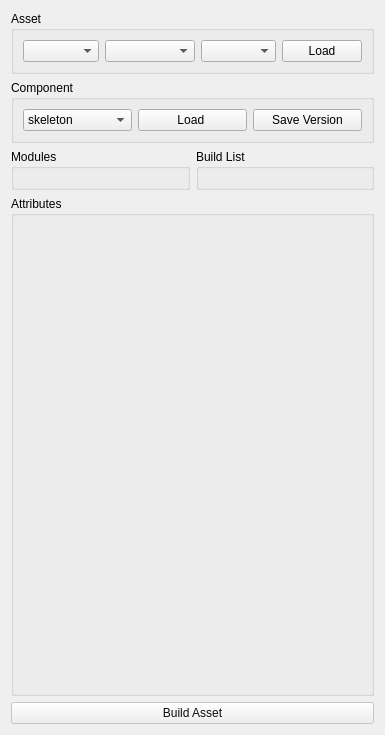
<?xml version="1.0" encoding="UTF-8"?>
<ui version="4.0">
 <class>Form</class>
 <widget class="QWidget" name="Form">
  <property name="geometry">
   <rect>
    <x>0</x>
    <y>0</y>
    <width>385</width>
    <height>735</height>
   </rect>
  </property>
  <property name="minimumSize">
   <size>
    <width>385</width>
    <height>735</height>
   </size>
  </property>
  <property name="windowTitle">
   <string>Form</string>
  </property>
  <layout class="QGridLayout" name="gridLayout">
   <item row="8" column="0" colspan="2">
    <widget class="QPushButton" name="build">
     <property name="enabled">
      <bool>false</bool>
     </property>
     <property name="styleSheet">
      <string notr="true">color: rgb(12, 12, 12);
font: 75 8pt &quot;MS Shell Dlg 2&quot;;</string>
     </property>
     <property name="text">
      <string>Build Asset</string>
     </property>
    </widget>
   </item>
   <item row="1" column="0" colspan="2">
    <layout class="QVBoxLayout" name="verticalLayout">
     <item>
      <layout class="QHBoxLayout" name="menuLayout">
       <property name="spacing">
        <number>0</number>
       </property>
      </layout>
     </item>
     <item>
      <layout class="QHBoxLayout" name="horizontalLayout_2">
       <item>
        <widget class="QGroupBox" name="groupBox_2">
         <property name="title">
          <string>Asset</string>
         </property>
         <layout class="QHBoxLayout" name="horizontalLayout_6">
          <item>
           <widget class="QComboBox" name="projectName">
            <property name="editable">
             <bool>false</bool>
            </property>
           </widget>
          </item>
          <item>
           <widget class="QComboBox" name="assetType">
            <property name="minimumSize">
             <size>
              <width>90</width>
              <height>0</height>
             </size>
            </property>
            <property name="focusPolicy">
             <enum>Qt::StrongFocus</enum>
            </property>
            <property name="editable">
             <bool>false</bool>
            </property>
            <property name="frame">
             <bool>true</bool>
            </property>
           </widget>
          </item>
          <item>
           <widget class="QComboBox" name="assetName">
            <property name="editable">
             <bool>false</bool>
            </property>
           </widget>
          </item>
          <item>
           <widget class="QPushButton" name="loadCharacter">
            <property name="minimumSize">
             <size>
              <width>50</width>
              <height>0</height>
             </size>
            </property>
            <property name="styleSheet">
             <string notr="true"/>
            </property>
            <property name="text">
             <string>Load</string>
            </property>
           </widget>
          </item>
         </layout>
        </widget>
       </item>
      </layout>
     </item>
     <item>
      <layout class="QHBoxLayout" name="horizontalLayout" stretch="0">
       <item>
        <widget class="QGroupBox" name="groupBox">
         <property name="title">
          <string>Component</string>
         </property>
         <layout class="QGridLayout" name="gridLayout_2">
          <item row="1" column="2">
           <widget class="QPushButton" name="saveComponent">
            <property name="styleSheet">
             <string notr="true"/>
            </property>
            <property name="text">
             <string>Save Version</string>
            </property>
           </widget>
          </item>
          <item row="1" column="0">
           <widget class="QComboBox" name="componentType">
            <item>
             <property name="text">
              <string>skeleton</string>
             </property>
            </item>
            <item>
             <property name="text">
              <string>mesh</string>
             </property>
            </item>
            <item>
             <property name="text">
              <string>weights</string>
             </property>
            </item>
            <item>
             <property name="text">
              <string>cvs</string>
             </property>
            </item>
            <item>
             <property name="text">
              <string>animRig</string>
             </property>
            </item>
           </widget>
          </item>
          <item row="1" column="1">
           <widget class="QPushButton" name="loadComponent">
            <property name="styleSheet">
             <string notr="true"/>
            </property>
            <property name="text">
             <string>Load </string>
            </property>
           </widget>
          </item>
         </layout>
         <zorder>componentType</zorder>
         <zorder>loadComponent</zorder>
         <zorder>saveComponent</zorder>
        </widget>
       </item>
      </layout>
     </item>
     <item>
      <layout class="QHBoxLayout" name="horizontalLayout_3">
       <item>
        <widget class="QGroupBox" name="groupBox_3">
         <property name="title">
          <string>Modules</string>
         </property>
         <layout class="QHBoxLayout" name="horizontalLayout_4">
          <item>
           <layout class="QVBoxLayout" name="moduleListContainer">
            <property name="topMargin">
             <number>0</number>
            </property>
            <property name="rightMargin">
             <number>0</number>
            </property>
           </layout>
          </item>
         </layout>
        </widget>
       </item>
       <item>
        <widget class="QGroupBox" name="groupBox_4">
         <property name="title">
          <string>Build List</string>
         </property>
         <layout class="QHBoxLayout" name="horizontalLayout_7">
          <item>
           <layout class="QVBoxLayout" name="buildListContainer">
            <property name="rightMargin">
             <number>0</number>
            </property>
           </layout>
          </item>
         </layout>
        </widget>
       </item>
      </layout>
     </item>
     <item>
      <widget class="QGroupBox" name="groupBox_5">
       <property name="title">
        <string>Attributes</string>
       </property>
       <layout class="QVBoxLayout" name="verticalLayout_2">
        <item>
         <layout class="QVBoxLayout" name="attributeLayoutContainer">
          <property name="spacing">
           <number>5</number>
          </property>
         </layout>
        </item>
        <item>
         <spacer name="verticalSpacer">
          <property name="orientation">
           <enum>Qt::Vertical</enum>
          </property>
          <property name="sizeHint" stdset="0">
           <size>
            <width>20</width>
            <height>40</height>
           </size>
          </property>
         </spacer>
        </item>
       </layout>
      </widget>
     </item>
    </layout>
   </item>
  </layout>
 </widget>
 <resources/>
 <connections/>
</ui>
